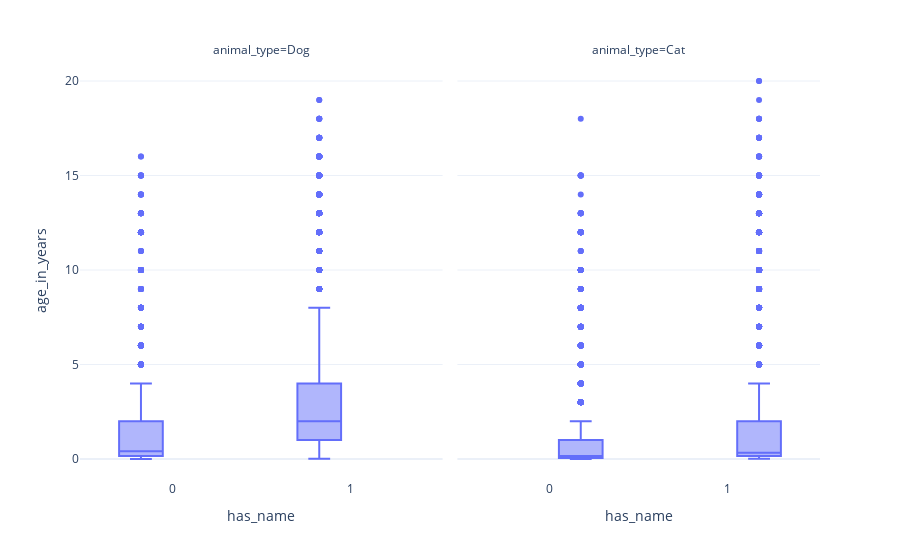

The code cell stored with this chart in its notebook:
### Markdown cell above
* Most adopted pets are young, a huge part being babies. 
* When it comes to pets returned to owners, they are more likely already adults.

### Code cell
px.box(df_train, x = 'has_name', y = 'age_in_years', facet_col = 'animal_type')

### Figure 1 — Plotly figure (JSON) as saved in the notebook; plotly's stock layout.template omitted (floating-point values rounded to 4 significant figures; data arrays with more than 128 entries replaced by an {"elided": "..."} marker saying what was removed)
{"data": [{"alignmentgroup": "True", "hovertemplate": "animal_type=Dog<br>has_name=%{x}<br>age_in_years=%{y}<extra></extra>", "legendgroup": "", "marker": {"color": "#636efa"}, "name": "", "notched": false, "offsetgroup": "", "orientation": "v", "showlegend": false, "type": "box", "x": {"elided": "15595 int values"}, "x0": " ", "xaxis": "x", "y": {"elided": "15595 float values"}, "y0": " ", "yaxis": "y"}, {"alignmentgroup": "True", "hovertemplate": "animal_type=Cat<br>has_name=%{x}<br>age_in_years=%{y}<extra></extra>", "legendgroup": "", "marker": {"color": "#636efa"}, "name": "", "notched": false, "offsetgroup": "", "orientation": "v", "showlegend": false, "type": "box", "x": {"elided": "11134 int values"}, "x0": " ", "xaxis": "x2", "y": {"elided": "11134 float values"}, "y0": " ", "yaxis": "y2"}], "layout": {"annotations": [{"font": {}, "showarrow": false, "text": "animal_type=Dog", "x": 0.245, "xanchor": "center", "xref": "paper", "y": 1, "yanchor": "bottom", "yref": "paper"}, {"font": {}, "showarrow": false, "text": "animal_type=Cat", "x": 0.755, "xanchor": "center", "xref": "paper", "y": 1, "yanchor": "bottom", "yref": "paper"}], "boxmode": "group", "legend": {"tracegroupgap": 0}, "margin": {"t": 60}, "xaxis": {"anchor": "y", "domain": [0, 0.49], "title": {"text": "has_name"}}, "xaxis2": {"anchor": "y2", "domain": [0.51, 1], "matches": "x", "title": {"text": "has_name"}}, "yaxis": {"anchor": "x", "domain": [0, 1], "title": {"text": "age_in_years"}}, "yaxis2": {"anchor": "x2", "domain": [0, 1], "matches": "y", "showticklabels": false}}}
